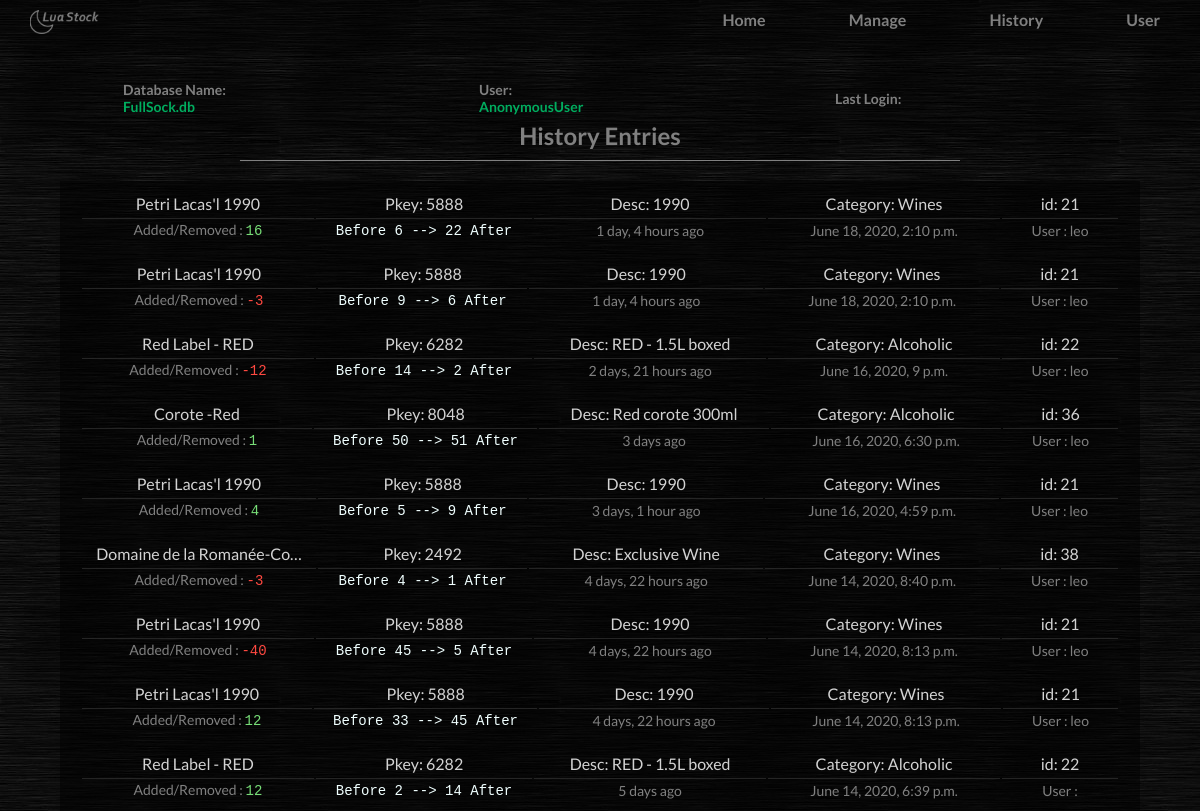
Page /history on the earlier database version.
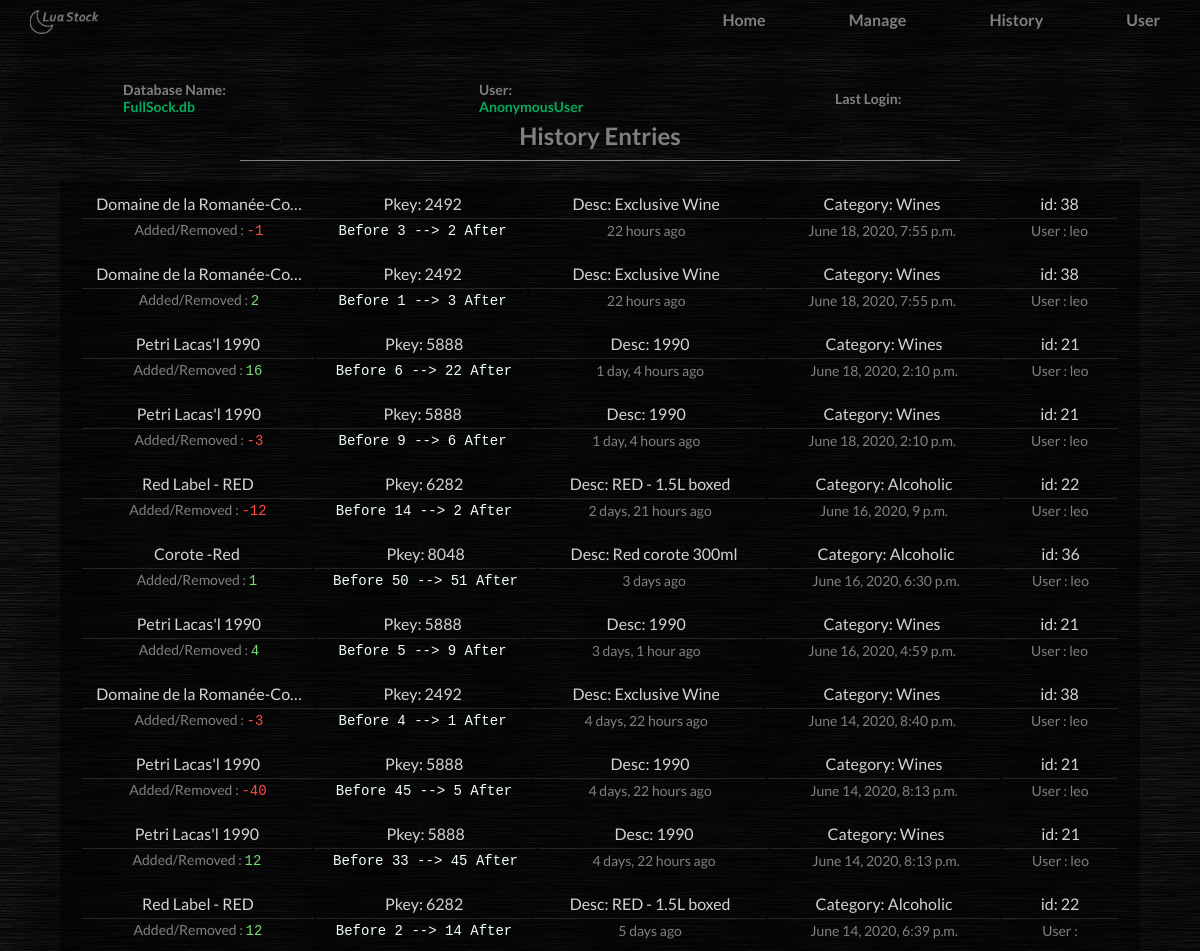
Same page on the later database version.
### stock/models.py (models this page shows, shortened)
class HistConf(models.Model):
	item = models.ForeignKey(Product, on_delete=models.CASCADE)
	actual= models.PositiveSmallIntegerField()
	transition = models.IntegerField()
	total = models.PositiveSmallIntegerField()
	user = models.CharField(max_length=50)
	time = models.DateTimeField()

class Product(models.Model):
	name = models.CharField(max_length=50, unique=True)
	brand = models.CharField(max_length=20)
	category = models.ForeignKey(Category, on_delete=models.CASCADE)
	description = models.TextField(max_length=400)
	pkey = models.PositiveSmallIntegerField(unique=True, help_text="Unique Product Key. Current P.Key is unique")
	quantity = models.PositiveSmallIntegerField(help_text="Initial quantity value. Do no try to create a produt that already exists.")
	price = models.DecimalField(max_digits=8, decimal_places=2, help_text= " ex: $ 127.99 * Just type numbers")

class Category(models.Model):
	name = models.CharField(max_length=50, unique=True)
	description = models.TextField(max_length=400)
	def __str__(self):
		return self.name

### stock/views.py (the view)
# urls.py: path('history', views.history, name='history'),
def history(request):
	context ={'history':HistConf.objects.all()[::-1]}
	return render(request, 'stock/stock_history.html', context)

### stock/templates/stock/stock_history.html (shortened to what this page needs)
{% extends 'stock/base.html' %}
{% load static %}
{% load humanize %}
{% block title %}
	<link rel="stylesheet" href="{% static 'stock/history.css' %}">
{% endblock %}
{% block content %}
<h2 class="title">History Entries</h2>
<div class="histdiv">
		{% for hist in history %}
		<table>
			<tr class="item">
				<td> {{hist.item.name|truncatechars:25}} </td>
				<td style="width: 15%;"> Pkey: {{hist.item.pkey}} </td>
				<td> Desc: {{hist.item.description|truncatechars:18}} </td>
				<td> Category: {{hist.item.category}}</td>
				<td style="width: 10%;"> id: {{hist.item.id}}</td>
			</tr>
			<tr class="his">
				<td>Added/Removed :
				{% if hist.transition > 0 %}
					 <pre style="color: #77DD77; display: inline;">{{hist.transition}}</pre>
				{% else %}
					<pre style="color: #FF4941; display: inline;">{{hist.transition}}</pre>
				{% endif %}
				</td>
				<td><pre style="color: azure; display: inline; font-size: 14px;">Before {{hist.actual}} --> {{hist.total}} After</pre></td>
				<td>{{hist.time|naturaltime}}</td>
				<td>{{hist.time}}</td>
				<td>User : {{hist.user}}</td>
			</tr>
		{% empty %}
		<tr><td>No entries in database</td></tr>
		</table>
		{% endfor %}
</div>
{% endblock %}

### stock/templates/stock/base.html (shortened to what this page needs)
{% load static %}
<!DOCTYPE html>
<html>
<head>
	<link rel="stylesheet" href="{% static 'stock/base.css' %}">
	{% block title %}
	{% endblock %}
</head>
	<body style="font-family: 'Lato', sans-serif;">
			<nav class="top-bar">
				<ul class='title-area'>
					<li class='home'> <a href="{% url 'index' %}"> Home </a></li>
					<li class='manage'><a href="{% url 'manage' %}"> Manage </a></li>
					<li class='history'><a href="{% url 'history' %}"> History </a></li>
					<li class='user'><a href="{% url 'admin:index' %}"> User </a></li>
				</ul>
			</nav>
		<table class='cols'>
			<tr>
				<th> Database Name: <div id="greenfont"> FullSock.db </div></th>
				<th> User: <div id="greenfont"> {{request.user}} </div></th>
				<th> Last Login: <div id="greenfont"> {{request.user.last_login}} </div></th>
			</tr>
		</table>
		{% block content %}
		{% endblock %}
	</body>
</html>

### stock/static/stock/base.css (style rules this page uses)
body { background-image: url("background_texture.jpg"); margin: 0px; font-family: 'Lato', sans-serif; }
.head_table, .cols, .body, .foot, .items, .fname, ul { background-color: rgb(34, 34, 34); width: 95%; padding-left: 10px; margin-left: 30px; border: 1px gray solid; border-radius: 5px; color: gray; font-size: 14px; font-family: 'Lato', sans-serif; padding: 4px 10px; padding-left: 30px; text-align: left; text-decoration: none; }
.top-bar ul { background: url("icon.png") 30px 10px ; background-repeat: no-repeat; background-size: 70px; list-style-type: none; margin: 0; padding: 10px 0px; width: 100%; text-align: right; border: 0px; border-radius: 0px; background-color: rgba(0, 0, 0, 0.4); box-shadow: 0 0 30px 0 black; }
#greenfont { color: #00AD5F; }
.top-bar li, a { display: inline; color: gray; padding: 10px 20px; padding-top: 10px; text-align: center; text-decoration: none; font-size: 16px; font-weight: bold; transition: 0.3s; }
.cols { margin-top: 35px; margin-left: 0px; background-color: rgba(0,0,0, 0.3); box-shadow: 0 20px 20px 0 rgba(0,0,0, 0.3), 0 0 20px 0 rgba(0,0,0, 0.3) ; border:0px; padding-left: 10%; width: 100%; }
.cols th { text-align: left; border-radius: 5px; padding-bottom: 0px; width: 33%; }

### stock/static/stock/history.css (style rules this page uses)
.title { text-align: center; color: gray; width: 60%; border-bottom: 1px solid gray; margin: auto; padding-bottom: 10px; margin-bottom: 20px; }
table { color: gray; text-align: center; margin: auto; padding: 10px 10px; background-color: rgba(0, 0, 0, 0.5); margin: 0px auto; padding: 10px 20px; width: 90%; }
tr.item td { border-bottom: 1px solid rgba(50,50,50,0.7); color: lightgray; font-size: 16px; padding-bottom: 5px; width: 20%; }
tr.his td { padding: 0px 10px; font-size: 14px; }

Differences in the rows shown:
added HistConf: item.name "Domaine de la Romanée-Co…", item.pkey "2492", item.description "Exclusive Wine", item.category "Wines", item.id "38", transition "-1", actual "3", total "2", time "22 hours ago", time "June 18, 2020, 7:55 p.m.", user "leo"
added HistConf: item.name "Domaine de la Romanée-Co…", item.pkey "2492", item.description "Exclusive Wine", item.category "Wines", item.id "38", transition "2", actual "1", total "3", time "22 hours ago", time "June 18, 2020, 7:55 p.m.", user "leo"
